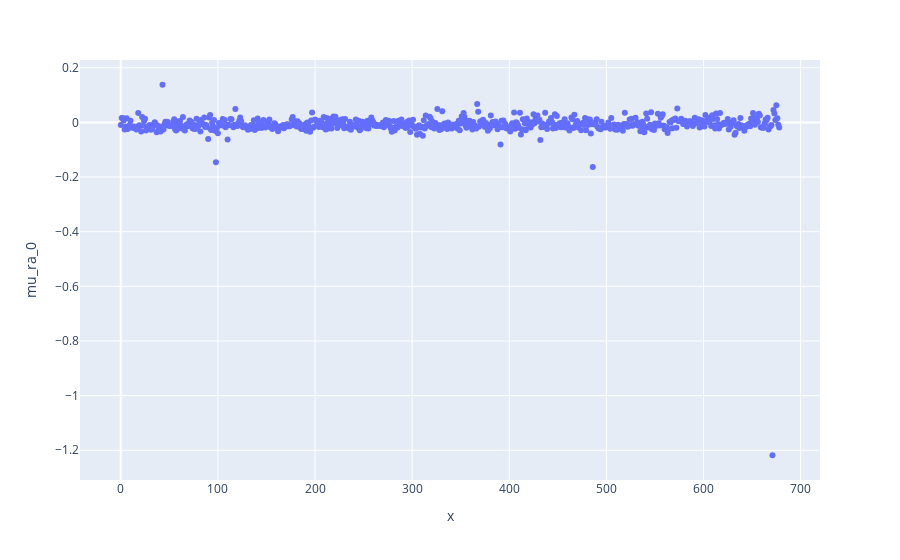

Notebook code cell kept with this figure:
### Code cell
fig = px.scatter(fp, x=range(0,len(fp['mu_ra_0'])), y='mu_ra_0')
fig.show()

### Figure 1 — Plotly figure (JSON) as saved in the notebook; plotly's stock layout.template omitted (floating-point values rounded to 4 significant figures; data arrays with more than 128 entries replaced by an {"elided": "..."} marker saying what was removed)
{"data": [{"hovertemplate": "x=%{x}<br>mu_ra_0=%{y}<extra></extra>", "legendgroup": "", "marker": {"color": "#636efa", "symbol": "circle"}, "mode": "markers", "name": "", "orientation": "v", "showlegend": false, "type": "scatter", "x": {"elided": "679 int values"}, "xaxis": "x", "y": {"elided": "679 float values"}, "yaxis": "y"}], "layout": {"legend": {"tracegroupgap": 0}, "margin": {"t": 60}, "xaxis": {"anchor": "y", "domain": [0, 1], "title": {"text": "x"}}, "yaxis": {"anchor": "x", "domain": [0, 1], "title": {"text": "mu_ra_0"}}}}
